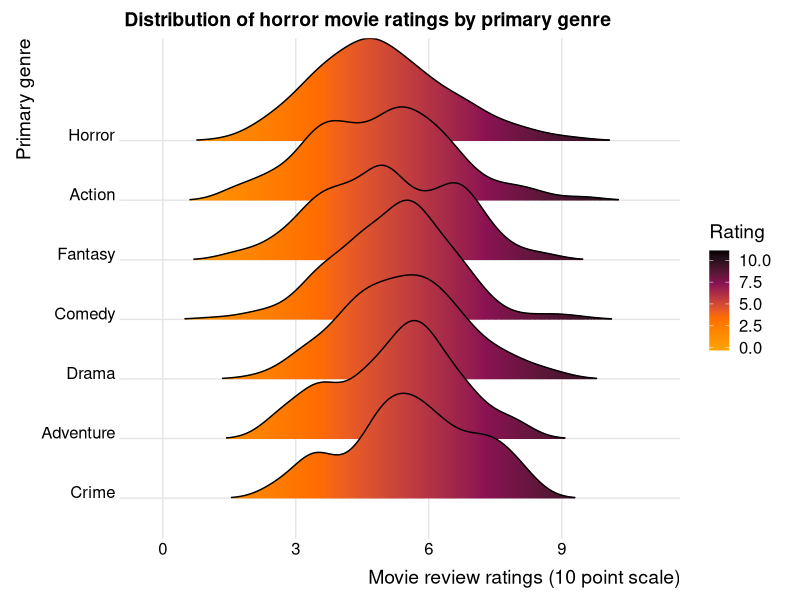
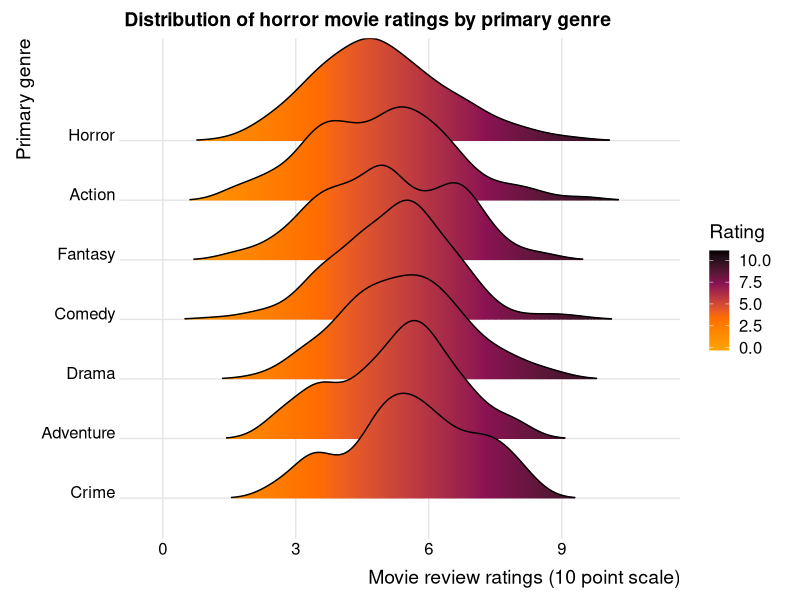

These charts were generated, in order, by the following R code:
# Load libraries
library(Cairo)
library(ggridges)
library(lubridate)
library(tidyverse)
library(tidytext)

horror_movies <- read_csv('horrormoviedata.csv') # Read data

# Tidying data (only ended using the genre data)
tidy_horror <- 
  horror_movies %>%
  mutate(movie_run_time = str_remove(movie_run_time, '\\s*min'),
         movie_run_time = as.numeric(movie_run_time)) %>%
  mutate(budget = str_remove(budget, '\\W'),
         budget = str_remove_all(budget, ','),
         budget = str_remove(budget, '[A-Z]{3}'),
         budget = as.numeric(budget))%>%
  separate(genres, into = c('genre1'), sep = '\\|', remove = FALSE)

# Filter genres (less than 40 titles or NA review ratings)
genre_ratings <- 
  tidy_horror %>%
  filter(!is.na(review_rating)) %>%
  group_by(genre1) %>%
  add_count(genre1) %>%
  filter(n > 40)

# Plot distribution of ratings by genre
genre_ratings %>%
  ggplot(aes(x = review_rating, y = fct_reorder(genre1, review_rating, .desc = TRUE), fill = ..x..)) +
  geom_density_ridges_gradient(scale = 2, rel_min_height = 0.005) +
  labs(x = 'Movie review ratings (10 point scale)', y = 'Primary genre') +
  ggtitle('Distribution of horror movie ratings by primary genre') +
  scale_fill_gradientn(colours = c('#fda403', '#ff6c00', '#8a1253', 'black'), name = 'Rating') +
  theme_ridges()

# Save plot
ggsave('GenreRatingsHorrorMovies.png', device = 'png', type = 'cairo')
